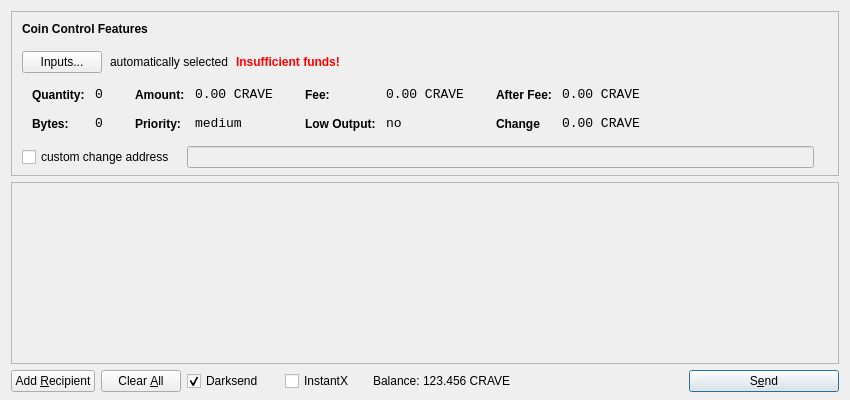
<?xml version="1.0" encoding="UTF-8"?>
<ui version="4.0">
 <class>SendCoinsDialog</class>
 <widget class="QDialog" name="SendCoinsDialog">
  <property name="geometry">
   <rect>
    <x>0</x>
    <y>0</y>
    <width>850</width>
    <height>400</height>
   </rect>
  </property>
  <property name="windowTitle">
   <string>Send Coins</string>
  </property>
  <layout class="QVBoxLayout" name="verticalLayout" stretch="0,1,0">
   <property name="bottomMargin">
    <number>8</number>
   </property>
   <item>
    <widget class="QFrame" name="frameCoinControl">
     <property name="sizePolicy">
      <sizepolicy hsizetype="Expanding" vsizetype="Expanding">
       <horstretch>0</horstretch>
       <verstretch>0</verstretch>
      </sizepolicy>
     </property>
     <property name="maximumSize">
      <size>
       <width>16777215</width>
       <height>16777215</height>
      </size>
     </property>
     <property name="frameShape">
      <enum>QFrame::StyledPanel</enum>
     </property>
     <property name="frameShadow">
      <enum>QFrame::Sunken</enum>
     </property>
     <layout class="QVBoxLayout" name="verticalLayoutCoinControl2">
      <property name="spacing">
       <number>-1</number>
      </property>
      <property name="leftMargin">
       <number>0</number>
      </property>
      <property name="topMargin">
       <number>0</number>
      </property>
      <property name="rightMargin">
       <number>0</number>
      </property>
      <property name="bottomMargin">
       <number>6</number>
      </property>
      <item>
       <layout class="QVBoxLayout" name="verticalLayoutCoinControl" stretch="0,0,0,0,1">
        <property name="spacing">
         <number>0</number>
        </property>
        <property name="leftMargin">
         <number>10</number>
        </property>
        <property name="topMargin">
         <number>10</number>
        </property>
        <item>
         <layout class="QHBoxLayout" name="horizontalLayoutCoinControl1">
          <property name="bottomMargin">
           <number>15</number>
          </property>
          <item>
           <widget class="QLabel" name="labelCoinControlFeatures">
            <property name="sizePolicy">
             <sizepolicy hsizetype="Preferred" vsizetype="Maximum">
              <horstretch>0</horstretch>
              <verstretch>0</verstretch>
             </sizepolicy>
            </property>
            <property name="font">
             <font>
              <weight>75</weight>
              <bold>true</bold>
             </font>
            </property>
            <property name="styleSheet">
             <string notr="true">font-weight:bold;</string>
            </property>
            <property name="text">
             <string>Coin Control Features</string>
            </property>
           </widget>
          </item>
         </layout>
        </item>
        <item>
         <layout class="QHBoxLayout" name="horizontalLayoutCoinControl2" stretch="0,0,0,0">
          <property name="spacing">
           <number>8</number>
          </property>
          <property name="bottomMargin">
           <number>10</number>
          </property>
          <item>
           <widget class="QPushButton" name="pushButtonCoinControl">
            <property name="styleSheet">
             <string notr="true"/>
            </property>
            <property name="text">
             <string>Inputs...</string>
            </property>
           </widget>
          </item>
          <item>
           <widget class="QLabel" name="labelCoinControlAutomaticallySelected">
            <property name="text">
             <string>automatically selected</string>
            </property>
            <property name="margin">
             <number>5</number>
            </property>
           </widget>
          </item>
          <item>
           <widget class="QLabel" name="labelCoinControlInsuffFunds">
            <property name="font">
             <font>
              <weight>75</weight>
              <bold>true</bold>
             </font>
            </property>
            <property name="styleSheet">
             <string notr="true">color:red;font-weight:bold;</string>
            </property>
            <property name="text">
             <string>Insufficient funds!</string>
            </property>
            <property name="margin">
             <number>5</number>
            </property>
           </widget>
          </item>
          <item>
           <spacer name="horizontalSpacerCoinControl">
            <property name="orientation">
             <enum>Qt::Horizontal</enum>
            </property>
            <property name="sizeHint" stdset="0">
             <size>
              <width>40</width>
              <height>1</height>
             </size>
            </property>
           </spacer>
          </item>
         </layout>
        </item>
        <item>
         <widget class="QWidget" name="widgetCoinControl" native="true">
          <property name="sizePolicy">
           <sizepolicy hsizetype="Preferred" vsizetype="Preferred">
            <horstretch>0</horstretch>
            <verstretch>0</verstretch>
           </sizepolicy>
          </property>
          <property name="minimumSize">
           <size>
            <width>0</width>
            <height>0</height>
           </size>
          </property>
          <property name="styleSheet">
           <string notr="true"/>
          </property>
          <layout class="QHBoxLayout" name="horizontalLayoutCoinControl5">
           <property name="margin">
            <number>0</number>
           </property>
           <item>
            <layout class="QHBoxLayout" name="horizontalLayoutCoinControl3" stretch="0,0,0,1">
             <property name="spacing">
              <number>20</number>
             </property>
             <property name="topMargin">
              <number>0</number>
             </property>
             <property name="bottomMargin">
              <number>10</number>
             </property>
             <item>
              <layout class="QFormLayout" name="formLayoutCoinControl1">
               <property name="horizontalSpacing">
                <number>10</number>
               </property>
               <property name="verticalSpacing">
                <number>14</number>
               </property>
               <property name="leftMargin">
                <number>10</number>
               </property>
               <property name="topMargin">
                <number>4</number>
               </property>
               <property name="rightMargin">
                <number>6</number>
               </property>
               <item row="0" column="0">
                <widget class="QLabel" name="labelCoinControlQuantityText">
                 <property name="styleSheet">
                  <string notr="true">font-weight:bold;</string>
                 </property>
                 <property name="text">
                  <string>Quantity:</string>
                 </property>
                 <property name="margin">
                  <number>0</number>
                 </property>
                </widget>
               </item>
               <item row="0" column="1">
                <widget class="QLabel" name="labelCoinControlQuantity">
                 <property name="font">
                  <font>
                   <family>Monospace</family>
                   <pointsize>10</pointsize>
                  </font>
                 </property>
                 <property name="cursor">
                  <cursorShape>IBeamCursor</cursorShape>
                 </property>
                 <property name="contextMenuPolicy">
                  <enum>Qt::ActionsContextMenu</enum>
                 </property>
                 <property name="text">
                  <string>0</string>
                 </property>
                 <property name="margin">
                  <number>0</number>
                 </property>
                 <property name="textInteractionFlags">
                  <set>Qt::LinksAccessibleByMouse|Qt::TextSelectableByKeyboard|Qt::TextSelectableByMouse</set>
                 </property>
                </widget>
               </item>
               <item row="1" column="0">
                <widget class="QLabel" name="labelCoinControlBytesText">
                 <property name="styleSheet">
                  <string notr="true">font-weight:bold;</string>
                 </property>
                 <property name="text">
                  <string>Bytes:</string>
                 </property>
                </widget>
               </item>
               <item row="1" column="1">
                <widget class="QLabel" name="labelCoinControlBytes">
                 <property name="font">
                  <font>
                   <family>Monospace</family>
                   <pointsize>10</pointsize>
                  </font>
                 </property>
                 <property name="cursor">
                  <cursorShape>IBeamCursor</cursorShape>
                 </property>
                 <property name="contextMenuPolicy">
                  <enum>Qt::ActionsContextMenu</enum>
                 </property>
                 <property name="text">
                  <string>0</string>
                 </property>
                 <property name="textInteractionFlags">
                  <set>Qt::LinksAccessibleByMouse|Qt::TextSelectableByKeyboard|Qt::TextSelectableByMouse</set>
                 </property>
                </widget>
               </item>
              </layout>
             </item>
             <item>
              <layout class="QFormLayout" name="formLayoutCoinControl2">
               <property name="horizontalSpacing">
                <number>10</number>
               </property>
               <property name="verticalSpacing">
                <number>14</number>
               </property>
               <property name="leftMargin">
                <number>6</number>
               </property>
               <property name="topMargin">
                <number>4</number>
               </property>
               <property name="rightMargin">
                <number>6</number>
               </property>
               <item row="0" column="0">
                <widget class="QLabel" name="labelCoinControlAmountText">
                 <property name="styleSheet">
                  <string notr="true">font-weight:bold;</string>
                 </property>
                 <property name="text">
                  <string>Amount:</string>
                 </property>
                 <property name="margin">
                  <number>0</number>
                 </property>
                </widget>
               </item>
               <item row="0" column="1">
                <widget class="QLabel" name="labelCoinControlAmount">
                 <property name="font">
                  <font>
                   <family>Monospace</family>
                   <pointsize>10</pointsize>
                  </font>
                 </property>
                 <property name="cursor">
                  <cursorShape>IBeamCursor</cursorShape>
                 </property>
                 <property name="contextMenuPolicy">
                  <enum>Qt::ActionsContextMenu</enum>
                 </property>
                 <property name="text">
                  <string>0.00 CRAVE</string>
                 </property>
                 <property name="textInteractionFlags">
                  <set>Qt::LinksAccessibleByMouse|Qt::TextSelectableByKeyboard|Qt::TextSelectableByMouse</set>
                 </property>
                </widget>
               </item>
               <item row="1" column="0">
                <widget class="QLabel" name="labelCoinControlPriorityText">
                 <property name="styleSheet">
                  <string notr="true">font-weight:bold;</string>
                 </property>
                 <property name="text">
                  <string>Priority:</string>
                 </property>
                </widget>
               </item>
               <item row="1" column="1">
                <widget class="QLabel" name="labelCoinControlPriority">
                 <property name="font">
                  <font>
                   <family>Monospace</family>
                   <pointsize>10</pointsize>
                  </font>
                 </property>
                 <property name="cursor">
                  <cursorShape>IBeamCursor</cursorShape>
                 </property>
                 <property name="contextMenuPolicy">
                  <enum>Qt::ActionsContextMenu</enum>
                 </property>
                 <property name="text">
                  <string>medium</string>
                 </property>
                 <property name="textInteractionFlags">
                  <set>Qt::LinksAccessibleByMouse|Qt::TextSelectableByKeyboard|Qt::TextSelectableByMouse</set>
                 </property>
                </widget>
               </item>
              </layout>
             </item>
             <item>
              <layout class="QFormLayout" name="formLayoutCoinControl3">
               <property name="horizontalSpacing">
                <number>10</number>
               </property>
               <property name="verticalSpacing">
                <number>14</number>
               </property>
               <property name="leftMargin">
                <number>6</number>
               </property>
               <property name="topMargin">
                <number>4</number>
               </property>
               <property name="rightMargin">
                <number>6</number>
               </property>
               <item row="0" column="0">
                <widget class="QLabel" name="labelCoinControlFeeText">
                 <property name="styleSheet">
                  <string notr="true">font-weight:bold;</string>
                 </property>
                 <property name="text">
                  <string>Fee:</string>
                 </property>
                 <property name="margin">
                  <number>0</number>
                 </property>
                </widget>
               </item>
               <item row="0" column="1">
                <widget class="QLabel" name="labelCoinControlFee">
                 <property name="font">
                  <font>
                   <family>Monospace</family>
                   <pointsize>10</pointsize>
                  </font>
                 </property>
                 <property name="cursor">
                  <cursorShape>IBeamCursor</cursorShape>
                 </property>
                 <property name="contextMenuPolicy">
                  <enum>Qt::ActionsContextMenu</enum>
                 </property>
                 <property name="text">
                  <string>0.00 CRAVE</string>
                 </property>
                 <property name="textInteractionFlags">
                  <set>Qt::LinksAccessibleByMouse|Qt::TextSelectableByKeyboard|Qt::TextSelectableByMouse</set>
                 </property>
                </widget>
               </item>
               <item row="1" column="0">
                <widget class="QLabel" name="labelCoinControlLowOutputText">
                 <property name="styleSheet">
                  <string notr="true">font-weight:bold;</string>
                 </property>
                 <property name="text">
                  <string>Low Output:</string>
                 </property>
                </widget>
               </item>
               <item row="1" column="1">
                <widget class="QLabel" name="labelCoinControlLowOutput">
                 <property name="font">
                  <font>
                   <family>Monospace</family>
                   <pointsize>10</pointsize>
                  </font>
                 </property>
                 <property name="cursor">
                  <cursorShape>IBeamCursor</cursorShape>
                 </property>
                 <property name="contextMenuPolicy">
                  <enum>Qt::ActionsContextMenu</enum>
                 </property>
                 <property name="text">
                  <string>no</string>
                 </property>
                 <property name="textInteractionFlags">
                  <set>Qt::LinksAccessibleByMouse|Qt::TextSelectableByKeyboard|Qt::TextSelectableByMouse</set>
                 </property>
                </widget>
               </item>
              </layout>
             </item>
             <item>
              <layout class="QFormLayout" name="formLayoutCoinControl4">
               <property name="horizontalSpacing">
                <number>10</number>
               </property>
               <property name="verticalSpacing">
                <number>14</number>
               </property>
               <property name="leftMargin">
                <number>6</number>
               </property>
               <property name="topMargin">
                <number>4</number>
               </property>
               <property name="rightMargin">
                <number>6</number>
               </property>
               <item row="0" column="0">
                <widget class="QLabel" name="labelCoinControlAfterFeeText">
                 <property name="styleSheet">
                  <string notr="true">font-weight:bold;</string>
                 </property>
                 <property name="text">
                  <string>After Fee:</string>
                 </property>
                 <property name="margin">
                  <number>0</number>
                 </property>
                </widget>
               </item>
               <item row="0" column="1">
                <widget class="QLabel" name="labelCoinControlAfterFee">
                 <property name="font">
                  <font>
                   <family>Monospace</family>
                   <pointsize>10</pointsize>
                  </font>
                 </property>
                 <property name="cursor">
                  <cursorShape>IBeamCursor</cursorShape>
                 </property>
                 <property name="contextMenuPolicy">
                  <enum>Qt::ActionsContextMenu</enum>
                 </property>
                 <property name="text">
                  <string>0.00 CRAVE</string>
                 </property>
                 <property name="textInteractionFlags">
                  <set>Qt::LinksAccessibleByMouse|Qt::TextSelectableByKeyboard|Qt::TextSelectableByMouse</set>
                 </property>
                </widget>
               </item>
               <item row="1" column="0">
                <widget class="QLabel" name="labelCoinControlChangeText">
                 <property name="styleSheet">
                  <string notr="true">font-weight:bold;</string>
                 </property>
                 <property name="text">
                  <string>Change</string>
                 </property>
                </widget>
               </item>
               <item row="1" column="1">
                <widget class="QLabel" name="labelCoinControlChange">
                 <property name="font">
                  <font>
                   <family>Monospace</family>
                   <pointsize>10</pointsize>
                  </font>
                 </property>
                 <property name="cursor">
                  <cursorShape>IBeamCursor</cursorShape>
                 </property>
                 <property name="contextMenuPolicy">
                  <enum>Qt::ActionsContextMenu</enum>
                 </property>
                 <property name="text">
                  <string>0.00 CRAVE</string>
                 </property>
                 <property name="textInteractionFlags">
                  <set>Qt::LinksAccessibleByMouse|Qt::TextSelectableByKeyboard|Qt::TextSelectableByMouse</set>
                 </property>
                </widget>
               </item>
              </layout>
             </item>
            </layout>
           </item>
          </layout>
         </widget>
        </item>
        <item>
         <layout class="QHBoxLayout" name="horizontalLayoutCoinControl4" stretch="0,0,0">
          <property name="spacing">
           <number>12</number>
          </property>
          <property name="sizeConstraint">
           <enum>QLayout::SetDefaultConstraint</enum>
          </property>
          <property name="topMargin">
           <number>5</number>
          </property>
          <property name="rightMargin">
           <number>5</number>
          </property>
          <item>
           <widget class="QCheckBox" name="checkBoxCoinControlChange">
            <property name="text">
             <string>custom change address</string>
            </property>
           </widget>
          </item>
          <item>
           <widget class="QLineEdit" name="lineEditCoinControlChange">
            <property name="enabled">
             <bool>false</bool>
            </property>
            <property name="sizePolicy">
             <sizepolicy hsizetype="Expanding" vsizetype="Fixed">
              <horstretch>0</horstretch>
              <verstretch>0</verstretch>
             </sizepolicy>
            </property>
           </widget>
          </item>
          <item>
           <widget class="QLabel" name="labelCoinControlChangeLabel">
            <property name="sizePolicy">
             <sizepolicy hsizetype="Preferred" vsizetype="Expanding">
              <horstretch>0</horstretch>
              <verstretch>0</verstretch>
             </sizepolicy>
            </property>
            <property name="minimumSize">
             <size>
              <width>0</width>
              <height>0</height>
             </size>
            </property>
            <property name="text">
             <string/>
            </property>
            <property name="margin">
             <number>3</number>
            </property>
           </widget>
          </item>
         </layout>
        </item>
        <item>
         <spacer name="verticalSpacerCoinControl">
          <property name="orientation">
           <enum>Qt::Vertical</enum>
          </property>
          <property name="sizeHint" stdset="0">
           <size>
            <width>800</width>
            <height>1</height>
           </size>
          </property>
         </spacer>
        </item>
       </layout>
      </item>
     </layout>
    </widget>
   </item>
   <item>
    <widget class="QScrollArea" name="scrollArea">
     <property name="widgetResizable">
      <bool>true</bool>
     </property>
     <widget class="QWidget" name="scrollAreaWidgetContents">
      <property name="geometry">
       <rect>
        <x>0</x>
        <y>0</y>
        <width>830</width>
        <height>165</height>
       </rect>
      </property>
      <layout class="QVBoxLayout" name="verticalLayout_2">
       <property name="margin">
        <number>0</number>
       </property>
       <item>
        <layout class="QVBoxLayout" name="entries">
         <property name="spacing">
          <number>6</number>
         </property>
        </layout>
       </item>
       <item>
        <spacer name="verticalSpacer">
         <property name="orientation">
          <enum>Qt::Vertical</enum>
         </property>
         <property name="sizeHint" stdset="0">
          <size>
           <width>20</width>
           <height>40</height>
          </size>
         </property>
        </spacer>
       </item>
      </layout>
     </widget>
    </widget>
   </item>
   <item>
    <layout class="QHBoxLayout" name="horizontalLayout">
     <item>
      <widget class="QPushButton" name="addButton">
       <property name="toolTip">
        <string>Send to multiple recipients at once</string>
       </property>
       <property name="text">
        <string>Add &amp;Recipient</string>
       </property>
       <property name="autoDefault">
        <bool>false</bool>
       </property>
      </widget>
     </item>
     <item>
      <widget class="QPushButton" name="clearButton">
       <property name="sizePolicy">
        <sizepolicy hsizetype="Minimum" vsizetype="Fixed">
         <horstretch>0</horstretch>
         <verstretch>0</verstretch>
        </sizepolicy>
       </property>
       <property name="toolTip">
        <string>Remove all transaction fields</string>
       </property>
       <property name="text">
        <string>Clear &amp;All</string>
       </property>
       <property name="autoRepeatDelay">
        <number>300</number>
       </property>
       <property name="autoDefault">
        <bool>false</bool>
       </property>
      </widget>
     </item>
     <item>
      <layout class="QHBoxLayout" name="horizontalLayout_2">
       <property name="spacing">
        <number>3</number>
       </property>
        <item>
        <widget class="QCheckBox" name="checkUseDarksend">
         <property name="minimumSize">
          <size>
           <width>95</width>
           <height>0</height>
          </size>
         </property>
         <property name="text">
          <string>Darksend</string>
         </property>
         <property name="checked">
          <bool>true</bool>
         </property>
        </widget>
       </item>
       <item>
        <widget class="QCheckBox" name="checkInstantX">
         <property name="enabled">
          <bool>true</bool>
         </property>
         <property name="minimumSize">
          <size>
           <width>85</width>
           <height>0</height>
          </size>
         </property>
         <property name="text">
          <string>InstantX</string>
         </property>
        </widget>
       </item>
       <item>
        <widget class="QLabel" name="label">
         <property name="sizePolicy">
          <sizepolicy hsizetype="Preferred" vsizetype="Fixed">
           <horstretch>0</horstretch>
           <verstretch>0</verstretch>
          </sizepolicy>
         </property>
         <property name="text">
          <string>Balance:</string>
         </property>
        </widget>
       </item>
       <item>
        <widget class="QLabel" name="labelBalance">
         <property name="sizePolicy">
          <sizepolicy hsizetype="Preferred" vsizetype="Fixed">
           <horstretch>0</horstretch>
           <verstretch>0</verstretch>
          </sizepolicy>
         </property>
         <property name="cursor">
          <cursorShape>IBeamCursor</cursorShape>
         </property>
         <property name="text">
          <string>123.456 CRAVE</string>
         </property>
         <property name="textInteractionFlags">
          <set>Qt::LinksAccessibleByMouse|Qt::TextSelectableByKeyboard|Qt::TextSelectableByMouse</set>
         </property>
        </widget>
       </item>
      </layout>
     </item>
     <item>
      <spacer name="horizontalSpacer">
       <property name="orientation">
        <enum>Qt::Horizontal</enum>
       </property>
       <property name="sizeHint" stdset="0">
        <size>
         <width>40</width>
         <height>20</height>
        </size>
       </property>
      </spacer>
     </item>
     <item>
      <widget class="QPushButton" name="sendButton">
       <property name="minimumSize">
        <size>
         <width>150</width>
         <height>0</height>
        </size>
       </property>
       <property name="toolTip">
        <string>Confirm the send action</string>
       </property>
       <property name="text">
        <string>S&amp;end</string>
       </property>
       <property name="icon">
        <iconset resource="../bitcoin.qrc">
         <normaloff>:/icons/send</normaloff>:/icons/send</iconset>
       </property>
       <property name="default">
        <bool>true</bool>
       </property>
      </widget>
     </item>
    </layout>
   </item>
  </layout>
 </widget>
 <resources>
  <include location="../bitcoin.qrc"/>
 </resources>
 <connections/>
</ui>
